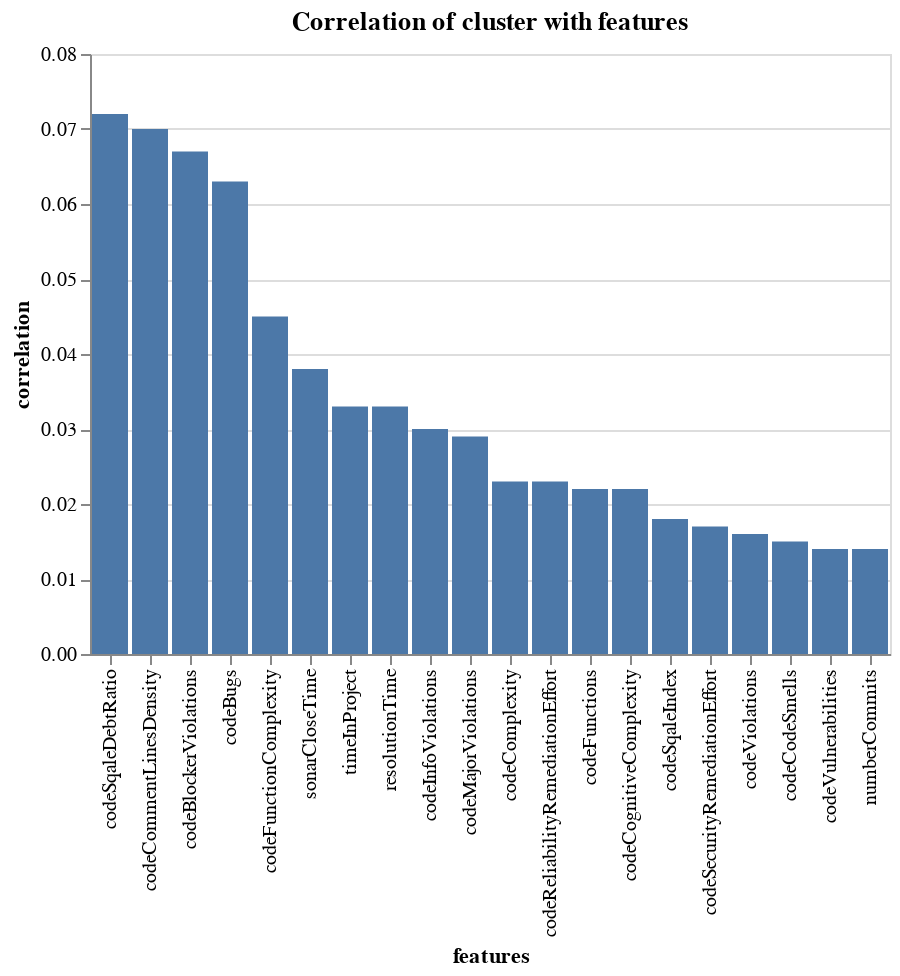

The code cell stored with this chart in its notebook:
### Code cell
corrFeatures, chart = centroid_corr_with_features(centroids[2], devtSVD, devs.columns[2:], 20)
print(corrFeatures[:5])
chart

### Figure 1 — Vega-Lite specification as saved in the notebook (floating-point values rounded to 4 significant figures)
{"config": {"view": {"continuousWidth": 400, "continuousHeight": 300}}, "data": {"name": "data-0fcf70a6060bc9fe368c834d9efe030e"}, "mark": "bar", "encoding": {"x": {"type": "ordinal", "field": "features", "sort": "-y"}, "y": {"type": "quantitative", "field": "correlation"}}, "title": "Correlation of cluster with features", "$schema": "https://vega.github.io/schema/vega-lite/v4.8.1.json", "datasets": {"data-0fcf70a6060bc9fe368c834d9efe030e": [{"features": "codeSqaleDebtRatio", "correlation": "0.072"}, {"features": "codeCommentLinesDensity", "correlation": "0.07"}, {"features": "codeBlockerViolations", "correlation": "0.067"}, {"features": "codeBugs", "correlation": "0.063"}, {"features": "codeFunctionComplexity", "correlation": "0.045"}, {"features": "sonarCloseTime", "correlation": "0.038"}, {"features": "timeInProject", "correlation": "0.033"}, {"features": "resolutionTime", "correlation": "0.033"}, {"features": "codeInfoViolations", "correlation": "0.03"}, {"features": "codeMajorViolations", "correlation": "0.029"}, {"features": "codeComplexity", "correlation": "0.023"}, {"features": "codeReliabilityRemediationEffort", "correlation": "0.023"}, {"features": "codeFunctions", "correlation": "0.022"}, {"features": "codeCognitiveComplexity", "correlation": "0.022"}, {"features": "codeSqaleIndex", "correlation": "0.018"}, {"features": "codeSecurityRemediationEffort", "correlation": "0.017"}, {"features": "codeViolations", "correlation": "0.016"}, {"features": "codeCodeSmells", "correlation": "0.015"}, {"features": "codeVulnerabilities", "correlation": "0.014"}, {"features": "numberCommits", "correlation": "0.014"}]}}
